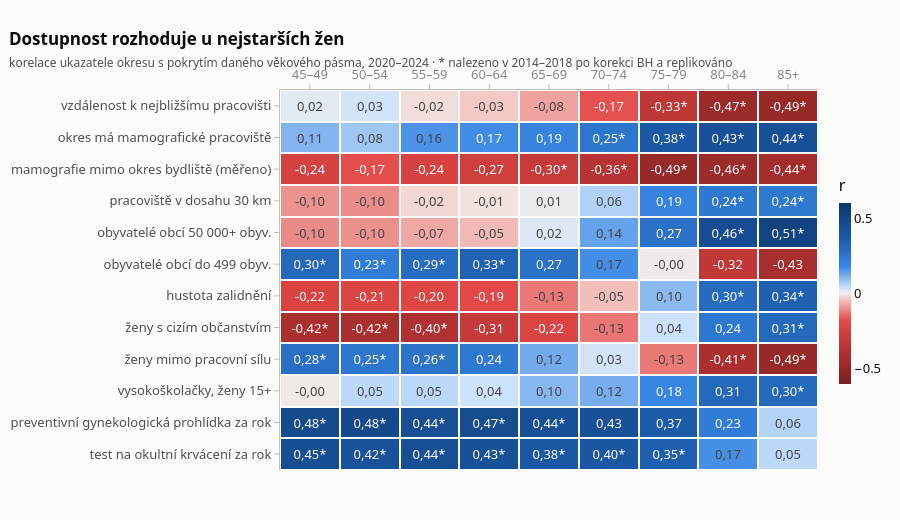

Notebook cell for this chart:
### Markdown cell above
Většina replikovaných nálezů jsou ukazatele, které s pokrytím souvisejí už v celku (gynekologická
prevence, test na okultní krvácení); ty tu nejsou zajímavé. Tabulka výše ukazuje jen ty, které
v celku průkazné nejsou. Na první pohled se v ní opakuje jedno téma: **dostupnost a věk**.
Následující mapa korelací po věkových pásmech to ukazuje pro vybrané ukazatele.

### Code cell
VYBER = ["vzdalenost_km", "ma_mamocentrum", "dojizdka_mamo_pct", "sfca_30", "obce_4_pct", "obce_0_pct",
         "hustota_obyv_km2", "cizinky_pct", "mimo_pracovni_silu_zeny_pct", "vs_zeny_pct", "gyn_prevence_pct", "toks_pct"]
Hm = SKEN[(SKEN.typ == "věkové pásmo") & SKEN.kod.isin(VYBER)].pivot(index="kod", columns="podskupina", values="r ověření").reindex(index=VYBER, columns=nac.BANDS)
Hq = SKEN[(SKEN.typ == "věkové pásmo") & SKEN.kod.isin(VYBER)].pivot(index="kod", columns="podskupina", values="replikováno").reindex(index=VYBER, columns=nac.BANDS)
txt = [[f"{cz(Hm.iat[i, j], 2)}{'*' if Hq.iat[i, j] else ''}" for j in range(Hm.shape[1])] for i in range(Hm.shape[0])]
hf = go.Figure(go.Heatmap(z=Hm.values, x=nac.BANDS, y=[POPIS[c][0] for c in VYBER], text=txt, texttemplate="%{text}",
                          colorscale=DIV, zmin=-0.6, zmax=0.6, xgap=2, ygap=2,
                          colorbar=dict(title=dict(text="r", side="top"), thickness=12, len=0.6, outlinewidth=0)))
hf.update_layout(**layout("Dostupnost rozhoduje u nejstarších žen",
                          "korelace ukazatele okresu s pokrytím daného věkového pásma, 2020–2024 · "
                          "* nalezeno v 2014–2018 po korekci BH a replikováno"))
hf.update_layout(height=520, margin=dict(l=280, r=30, t=90, b=50),
                 yaxis=dict(autorange="reversed", showgrid=False, tickfont=dict(color=INK2)),
                 xaxis=dict(side="top", showgrid=False))
hf.write_html(OUT / "pasma_heatmap.html", include_plotlyjs="cdn")
hf

### Figure 1 — Plotly figure (JSON) as saved in the notebook; plotly's stock layout.template omitted (floating-point values rounded to 4 significant figures)
{"data": [{"colorbar": {"len": 0.6, "outlinewidth": 0, "thickness": 12, "title": {"side": "top", "text": "r"}}, "colorscale": [[0.0, "#7a1f1f"], [0.2, "#b93434"], [0.35, "#e34948"], [0.47, "#f3c7c4"], [0.5, "#f0efec"], [0.53, "#cde2fb"], [0.65, "#3987e5"], [0.8, "#1c5cab"], [1.0, "#0d366b"]], "text": [["0,02", "0,03", "-0,02", "-0,03", "-0,08", "-0,17", "-0,33*", "-0,47*", "-0,49*"], ["0,11", "0,08", "0,16", "0,17", "0,19", "0,25*", "0,38*", "0,43*", "0,44*"], ["-0,24", "-0,17", "-0,24", "-0,27", "-0,30*", "-0,36*", "-0,49*", "-0,46*", "-0,44*"], ["-0,10", "-0,10", "-0,02", "-0,01", "0,01", "0,06", "0,19", "0,24*", "0,24*"], ["-0,10", "-0,10", "-0,07", "-0,05", "0,02", "0,14", "0,27", "0,46*", "0,51*"], ["0,30*", "0,23*", "0,29*", "0,33*", "0,27", "0,17", "-0,00", "-0,32", "-0,43"], ["-0,22", "-0,21", "-0,20", "-0,19", "-0,13", "-0,05", "0,10", "0,30*", "0,34*"], ["-0,42*", "-0,42*", "-0,40*", "-0,31", "-0,22", "-0,13", "0,04", "0,24", "0,31*"], ["0,28*", "0,25*", "0,26*", "0,24", "0,12", "0,03", "-0,13", "-0,41*", "-0,49*"], ["-0,00", "0,05", "0,05", "0,04", "0,10", "0,12", "0,18", "0,31", "0,30*"], ["0,48*", "0,48*", "0,44*", "0,47*", "0,44*", "0,43", "0,37", "0,23", "0,06"], ["0,45*", "0,42*", "0,44*", "0,43*", "0,38*", "0,40*", "0,35*", "0,17", "0,05"]], "texttemplate": "%{text}", "type": "heatmap", "x": ["45–49", "50–54", "55–59", "60–64", "65–69", "70–74", "75–79", "80–84", "85+"], "xgap": 2, "y": ["vzdálenost k nejbližšímu pracovišti", "okres má mamografické pracoviště", "mamografie mimo okres bydliště (měřeno)", "pracoviště v dosahu 30 km", "obyvatelé obcí 50 000+ obyv.", "obyvatelé obcí do 499 obyv.", "hustota zalidnění", "ženy s cizím občanstvím", "ženy mimo pracovní sílu", "vysokoškolačky, ženy 15+", "preventivní gynekologická prohlídka za rok", "test na okultní krvácení za rok"], "ygap": 2, "z": [[0.0158, 0.02913, -0.01595, -0.03481, -0.07686, -0.1703, -0.3343, -0.4718, -0.4902], [0.1081, 0.07973, 0.1617, 0.1725, 0.194, 0.2518, 0.3821, 0.4282, 0.4417], [-0.2384, -0.1748, -0.2359, -0.2667, -0.305, -0.3622, -0.4889, -0.4646, -0.4445], [-0.09695, -0.1034, -0.02134, -0.01097, 0.008023, 0.06333, 0.194, 0.2421, 0.2406], [-0.1047, -0.09935, -0.07184, -0.05032, 0.01929, 0.1372, 0.272, 0.4582, 0.5131], [0.3044, 0.2272, 0.2896, 0.3345, 0.2722, 0.1685, -0.003865, -0.3223, -0.43], [-0.2212, -0.213, -0.2027, -0.1854, -0.1262, -0.04633, 0.1001, 0.2959, 0.3433], [-0.4152, -0.4217, -0.3965, -0.3134, -0.2169, -0.1293, 0.03689, 0.2428, 0.3059], [0.2784, 0.2462, 0.2631, 0.2386, 0.123, 0.02936, -0.1251, -0.4115, -0.4882], [-0.004414, 0.05178, 0.05237, 0.03606, 0.1043, 0.1194, 0.1834, 0.311, 0.2999], [0.4756, 0.4805, 0.4415, 0.4661, 0.4355, 0.4318, 0.3651, 0.228, 0.05938], [0.4511, 0.4247, 0.4417, 0.4326, 0.3846, 0.3976, 0.349, 0.1669, 0.05139]], "zmax": 0.6, "zmin": -0.6}], "layout": {"font": {"color": "#0b0b0b", "family": "system-ui, -apple-system, Segoe UI, sans-serif", "size": 13}, "height": 520, "hoverlabel": {"bgcolor": "white", "bordercolor": "#c3c2b7", "font": {"family": "system-ui, -apple-system, Segoe UI, sans-serif", "size": 12.5}}, "margin": {"b": 50, "l": 280, "r": 30, "t": 90}, "paper_bgcolor": "#fcfcfb", "plot_bgcolor": "#fcfcfb", "title": {"font": {"size": 17}, "text": "<b>Dostupnost rozhoduje u nejstarších žen</b><br><span style=\"font-size:12px;color:#52514e\">korelace ukazatele okresu s pokrytím daného věkového pásma, 2020–2024 · * nalezeno v 2014–2018 po korekci BH a replikováno</span>", "x": 0.01, "xanchor": "left"}, "xaxis": {"gridcolor": "#e1e0d9", "linecolor": "#c3c2b7", "showgrid": false, "side": "top", "tickcolor": "#c3c2b7", "tickfont": {"color": "#898781"}, "ticks": "outside", "zeroline": false}, "yaxis": {"autorange": "reversed", "gridcolor": "#e1e0d9", "linecolor": "#c3c2b7", "showgrid": false, "tickcolor": "#c3c2b7", "tickfont": {"color": "#52514e"}, "ticks": "outside", "zeroline": false}}}
